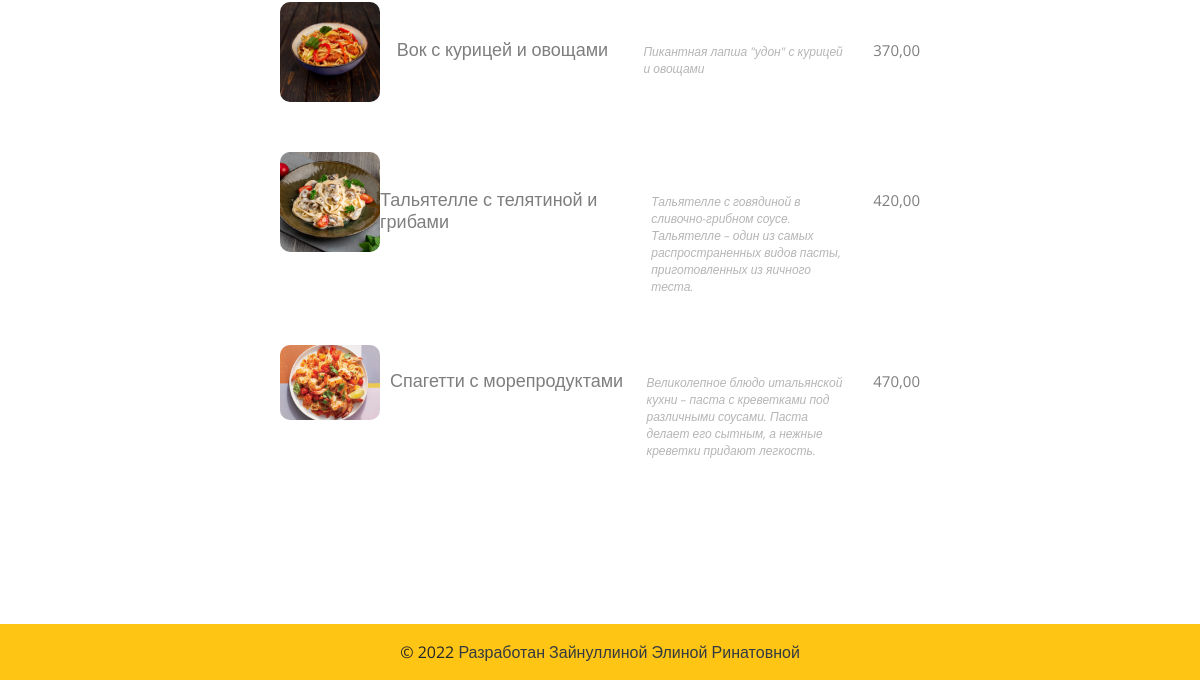
/menu/ (lower part), run on an earlier commit of the app's database.
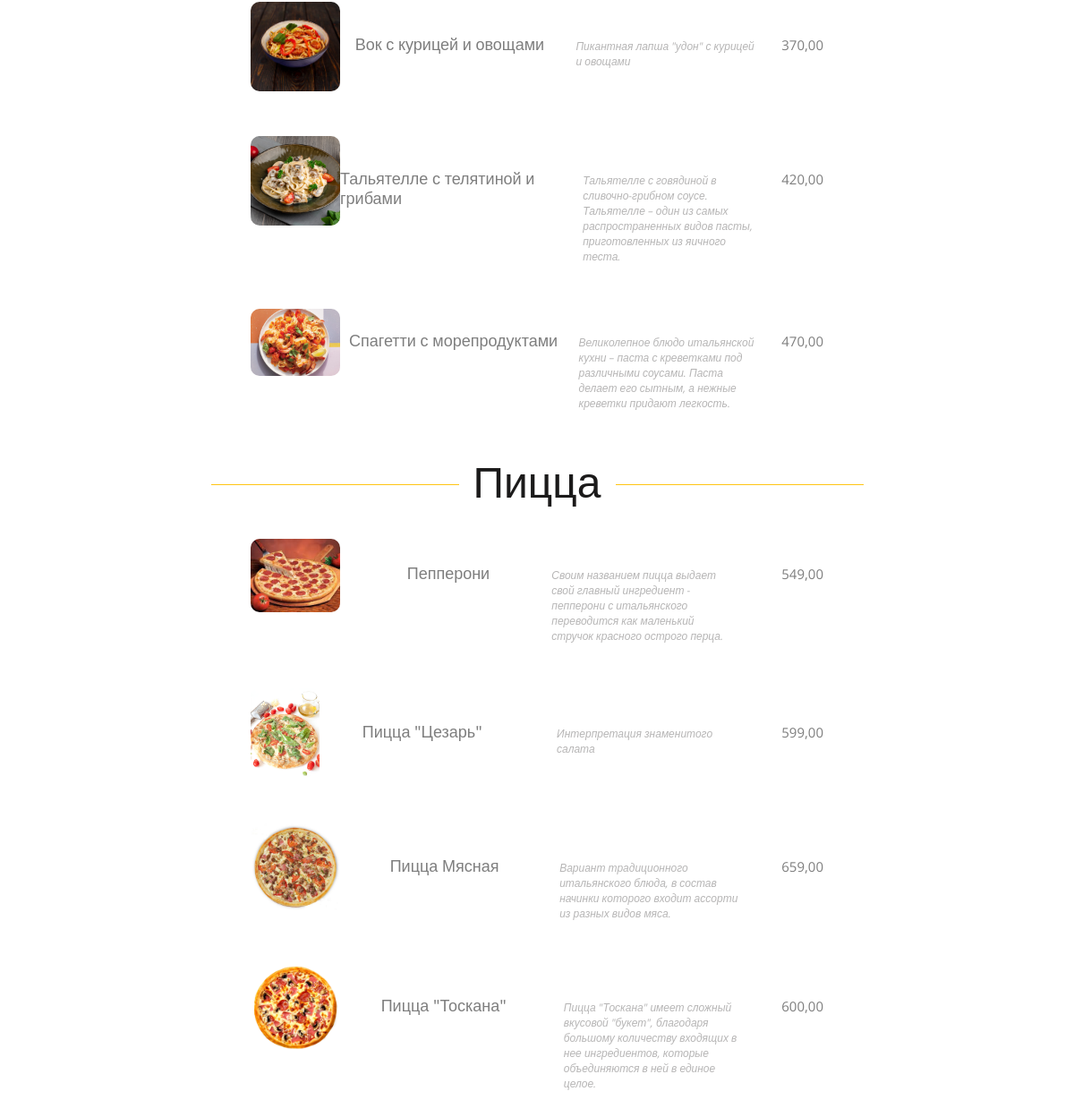
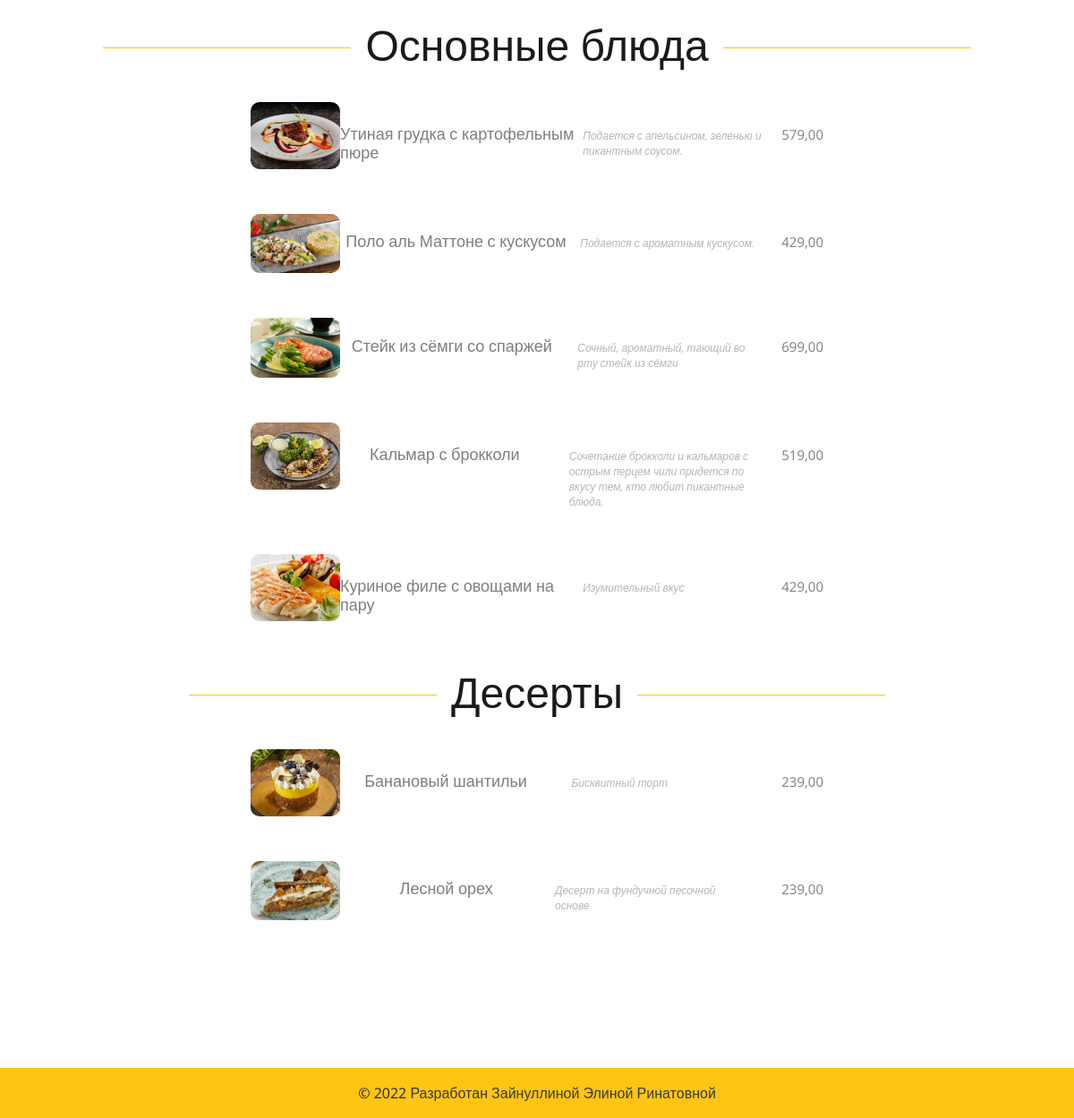
And on a later commit of the database (2 pictures, top to bottom).
### food/models.py (models this page shows, shortened)
class Food(models.Model):
    img = models.ImageField(upload_to='menu', blank=True)
    title = models.CharField(max_length=200)
    text = models.CharField(max_length=300)
    description = models.TextField()
    category = models.ForeignKey(
        Category,
        related_name="food",
        on_delete=models.SET_NULL,
        null=True
    )
    price = models.DecimalField(
        max_digits=10,
        decimal_places=2,
        verbose_name='price')
    class Meta:
        verbose_name = "Блюдо"
        verbose_name_plural = "Блюда"

class Category(MPTTModel):
    name = models.CharField(max_length=100)
    slug = models.SlugField(max_length=100)
    parent = TreeForeignKey(
        'self',
        related_name="children",
        on_delete=models.SET_NULL,
        null=True,
        blank=True
    )  # чтобы сделать подкатегории
    class MPTTMeta:
        order_insertion_by = ['name']
    class Meta:
        verbose_name = "Категория"
        verbose_name_plural = "Категории"

### food/views.py (the view)
# urls.py: path('menu/', views.FoodListView.as_view(), name='menu'),
class FoodListView(ListView):
    model = Food
    template_name = 'menu.html'
    def get_context_data(self, **kwargs):
        context = super(FoodListView, self).get_context_data(**kwargs)
        context['categories'] = Category.objects.all()
        return context

### templates/menu.html (shortened to what this page needs)
{% extends 'base.html' %}
{% load static %}
{% block content %}
	<section class="mp-menu-section spad">
		<div class="container">
			{% for category in categories %}
			<div class="section-title">
				<h2>{{category.name}}</h2>
			</div>
						<div class="menu-content">
								{% for food_item in category.food.all %}
									<div class="menu-item">
										<div class="mi-meta">
											{% if food_item.img %}
											<img class="menu-img" src="{{food_item.img.url}}" >
											{% endif %}
											<h5>{{food_item.title}}</h5>
											<p>{{food_item.text}}</p>
											<div class="menu-price">{{food_item.price}}</div>
										</div>
									</div>
								{% endfor %}
						</div>
				{% endfor %}
		</div>
	</section>
{% endblock content %}

### templates/base.html (shortened to what this page needs)
<!DOCTYPE html>
{% load static %}
<html lang="ru">
<head>
	<link rel="stylesheet" href="{% static 'css/bootstrap.min.css' %}"/>
	<link rel="stylesheet" href="{% static 'css/style.css' %}"/>
</head>
<body style="display: none;">
	{% block content %}
	{% endblock %}
	<footer class="bg-light">
		<div class="text-center p-3" style="background-color: #ffc515;">
			© 2022
			<a class="text-dark">Разработан Зайнуллиной Элиной Ринатовной</a>
		</div>
	</footer>
    </body>
</html>

### static/css/style.css (style rules this page uses)
html, body { height: 100%; font-family: 'Open Sans', sans-serif; }
h1, h2, h3, h4, h5, h6 { margin: 0; color: #1b1a1a; }
h2 { font-size: 36px; }
h5 { font-size: 18px; }
p { font-size: 18px; color: #7e7e7e; line-height: 2; }
img { max-width: 100%; }
.section-title { text-align: center; margin-bottom: 75px; }
.section-title h2 { font-size: 48px; position: relative; display: inline-block; padding: 0 16px; }
.section-title h2:after, .section-title h2:before { position: absolute; content: ""; width: 277px; height: 1px; background: #ffc515; top: 32px; }
.section-title h2:before { left: 100%; }
.section-title h2:after { right: 100%; }
.spad { padding-top: 110px; padding-bottom: 115px; }
.section-title { margin-bottom: 35px; }
.menu-img { max-width: 100px; max-height: 100px; border-radius: 10px; }
.menu-item { margin-bottom: 35px; }
.menu-content { margin:auto; max-width: 700px; display: flex; flex-wrap: wrap; flex-direction: column; justify-content: center; flex-basis: 300px; }
.menu-item { margin:0px 30px 50px; }
.menu-item h5 { display: table-cell; color: #7e7e7e; margin-bottom: 8px; }
.menu-item p { font-size: 12px; line-height: normal; display: table-cell; width: 222px; padding-right: 18px; font-style: italic; color: #b6b5b5; }
.menu-item .mi-meta { display: table; width: 100%; }
.menu-item .menu-price { display: table-cell; color: #7e7e7e; text-align: right; position: relative; font-size: 15px; }
@media (min-width: 1200px) { .container { max-width: 1176px; } }

What changed in the data, as far as the page shows it:
added Category: name "Пицца"
added Food: img (picture), title "Пепперони", text "Своим названием пицца выдает свой главный ингредиент - пепперони с итальянского переводится как маленький стручок красного острого перца.", price "549,00", shown under "Пицца"
added Food: img (picture), title "Пицца \"Цезарь\"", text "Интерпретация знаменитого салата", price "599,00", shown under "Пицца"
added Food: img (picture), title "Пицца Мясная", text "Вариант традиционного итальянского блюда, в состав начинки которого входит ассорти из разных видов мяса.", price "659,00", shown under "Пицца"
added Food: img (picture), title "Пицца \"Тоскана\"", text "Пицца \"Тоскана\" имеет сложный вкусовой \"букет\", благодаря большому количеству входящих в нее ингредиентов, которые объединяются в ней в единое целое.", price "600,00", shown under "Пицца"
added Category: name "Основные блюда"
added Food: img (picture), title "Утиная грудка с картофельным пюре", text "Подается с апельсином, зеленью и пикантным соусом.", price "579,00", shown under "Основные блюда"
added Food: img (picture), title "Поло аль Маттоне с кускусом", text "Подается с ароматным кускусом.", price "429,00", shown under "Основные блюда"
added Food: img (picture), title "Стейк из сёмги со спаржей", text "Сочный, ароматный, тающий во рту стейк из сёмги", price "699,00", shown under "Основные блюда"
added Food: img (picture), title "Кальмар с брокколи", text "Сочетание брокколи и кальмаров с острым перцем чили придется по вкусу тем, кто любит пикантные блюда.", price "519,00", shown under "Основные блюда"
added Food: img (picture), title "Куриное филе с овощами на пару", text "Изумительный вкус", price "429,00", shown under "Основные блюда"
added Category: name "Десерты"
added Food: img (picture), title "Банановый шантильи", text "Бисквитный торт", price "239,00", shown under "Десерты"
added Food: img (picture), title "Лесной орех", text "Десерт на фундучной песочной основе", price "239,00", shown under "Десерты"
